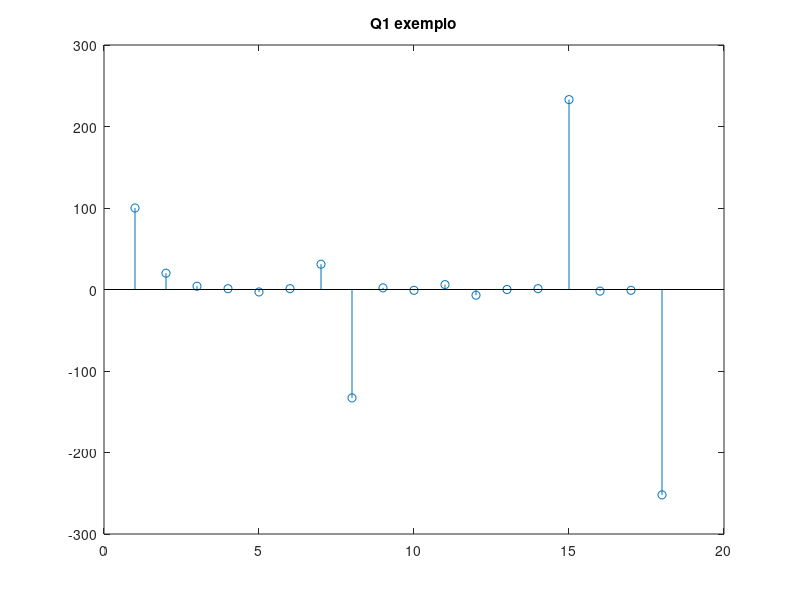

The MATLAB source for this figure: (Note: this script raises an error after producing the figure.)
% 1a questão
figure();

exemplo = [ 100, 120, 124, 125, 122, 123, 154, 21, 23, 22, 28, 21, 21, 22, 255, 253, 252 ];
resp1 = conv(exemplo, [1,-1]);
stem(resp1);
title('Q1 exemplo');


%  2a questão
figure();

im2  = imread('slovenia-black-and-white-gear-patrol.jpg');

kernel2 = [	0,0,0;
			0,1,0;
			0,0,0];

gray2 = rgb2gray(im2);
subplot(1, 2, 1), image(gray2);
title('antes');

final2 = convol( gray2, kernel2);
subplot(1, 2, 2), image(final2);
title('depois');


%  3a questão
figure();

im3  = imread('slovenia-black-and-white-gear-patrol.jpg');

kernel3 = [	1,1,1;
			1,1,1;
			1,1,1];
kernel3 = kernel3 * (1/9);

gray3 = rgb2gray(im3);
subplot(1, 2, 1), image(gray3);
title('antes');

final3 = convol( gray3, kernel3);
subplot(1, 2, 2), image(final3);
title('depois');


%  4a questão
figure();

im4  = imread('slovenia-black-and-white-gear-patrol.jpg');

kernel4 = [	-1,0,1;
			-2,0,2;
			-1,0,1];

gray4 = rgb2gray(im4);
subplot(1, 2, 1), image(gray4);
title('antes');

final4 = convol( gray4, kernel4);
subplot(1, 2, 2), image(final4);
title('depois');


% %  5a questão
% figure();

% kernel5 = [	-1,0,1;
% 			-2,0,2;
% 			-1,0,1];

% im5  = imread('slovenia-black-and-white-gear-patrol.jpg');

% gray5 = double(rgb2gray(im5));
% subplot(2, 2, 1), image(gray5);
% title('antes');

% horizontal_edges5 = convol( gray5, kernel5);
% subplot(2, 2, 2), image(horizontal_edges5);
% title('horizontal_edges');

% vertical_edges5 = convol( gray5, kernel5');
% subplot(2, 2, 3), image(vertical_edges5);
% title('vertical_edges');

% final5 = sqrt(horizontal_edges5.^2 + vertical_edges5.^2);
% subplot(2, 2, 4), image(sigf(final5));
% title('delta nitidez');

% figure();
% subplot(2, 2, 1), image(gray5);
% title('original');
% subplot(2, 2, 2), image(sigf(final5));
% title('delta nitidez');
% subplot(2, 2, 3), image(gray5 - sigf(final5));
% title('nitidez');
% subplot(2, 2, 4), image(gray5 - 2*sigf(final5));
% title('nitidez++');
% colormap(gray(256));


%  5a questão resolução com um kernel
figure();

im5b  = imread('slovenia-black-and-white-gear-patrol.jpg');

nit = -0.05;
kernel5b = [nit,nit,nit;
			nit, 1 ,nit;
			nit,nit,nit];

kernel5b = (1/(sum(sum(kernel5b)))) * kernel5b;

gray5b = rgb2gray(im5b);
subplot(1, 2, 1), image(gray5b);
title('antes');

final5b = convol( gray5b, kernel5b );
subplot(1, 2, 2), image(final5b);
title('depois');
colormap(gray(256));


